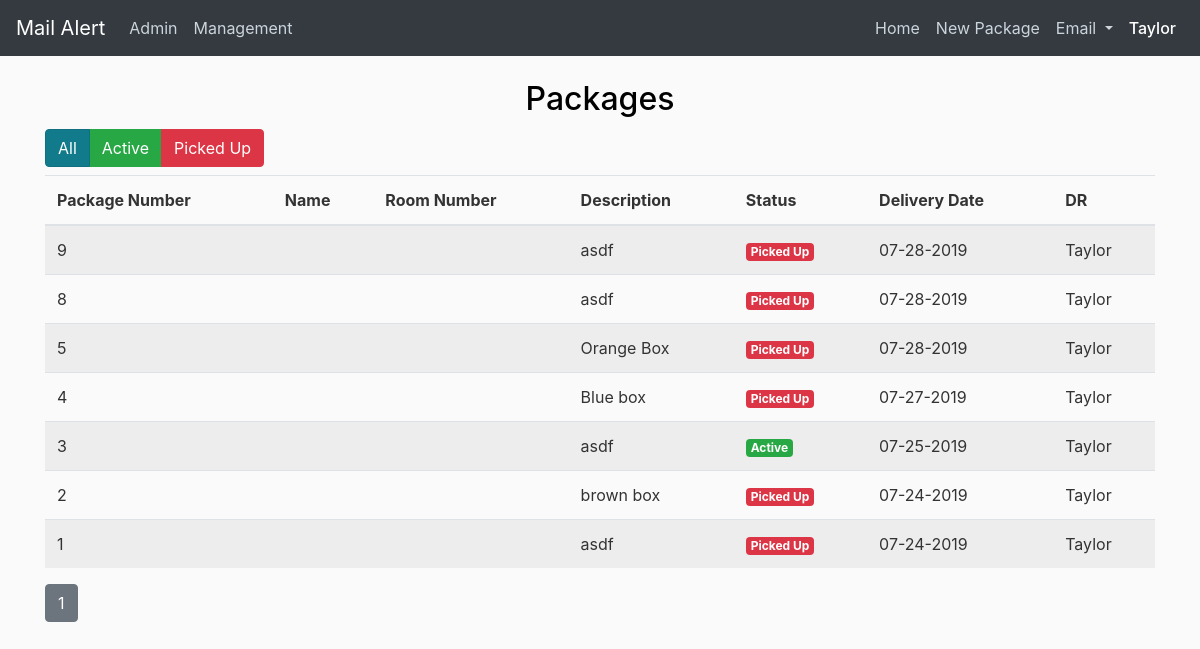
/packages (signed in), run on an earlier commit of the app's database.
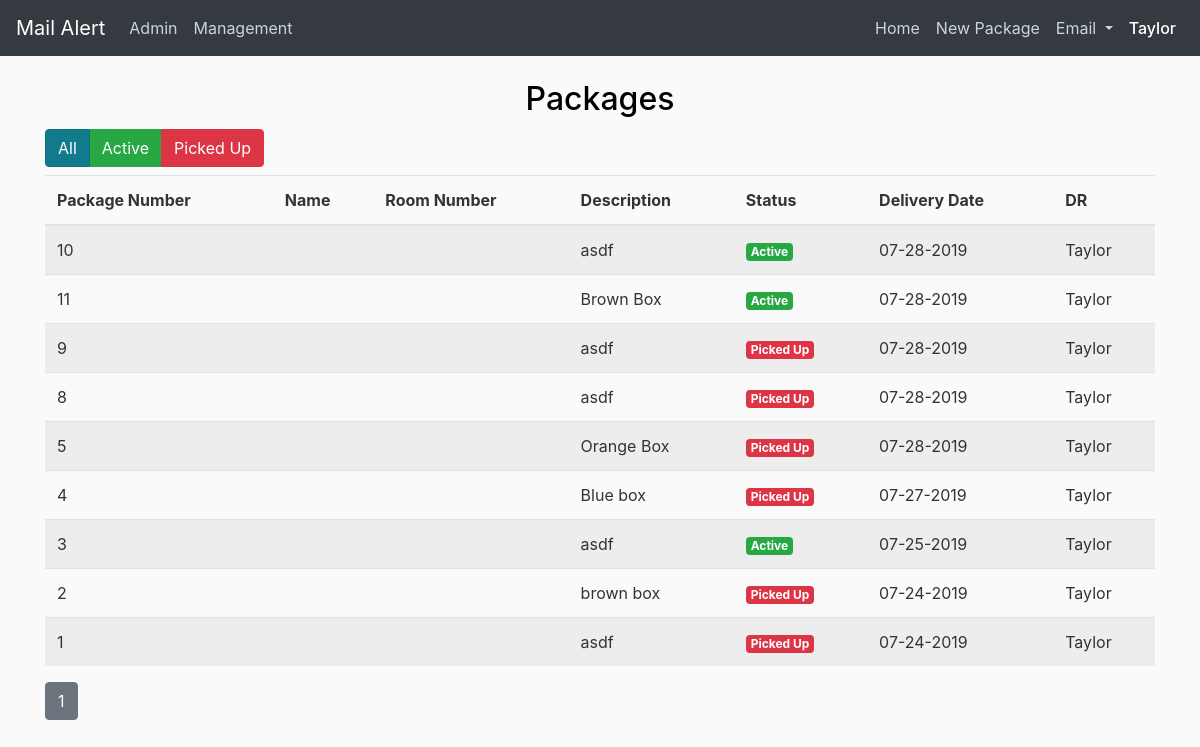
And on a later commit of the database.
### mailalert/models.py (models this page shows, shortened)
class Employee(db.Model, UserMixin):
    id = db.Column(db.Integer, primary_key=True)
    hired_date = db.Column(db.DateTime, nullable=False, default=datetime.now)
    email = db.Column(db.String(120), unique=True, nullable=False)
    fname = db.Column(db.String(100), nullable=False)
    lname = db.Column(db.String(100), nullable=False)
    workinghall = db.Column(db.String(2), nullable=False)
    password = db.Column(db.String(60), nullable=False)
    access = db.Column(db.String, nullable=False, default="DR")
    def is_admin(self):
        return self.access == 'Admin'
    def allowed(self, access_level):
        return ACCESS[self.access] >= ACCESS[access_level]

class Package(db.Model):
    id = db.Column(db.Integer, primary_key=True)
    status = db.Column(db.String(100), nullable=False, default="Active")
    description = db.Column(db.String(250), nullable=False)
    delivery_date = db.Column(db.DateTime, nullable=False, default=datetime.now)
    picked_up_date = db.Column(db.DateTime)
    dr = db.Column(db.String(100), nullable=False)
    perishable = db.Column(db.Boolean, default=False, nullable=False)
    student_id = db.Column(db.Integer, db.ForeignKey('student.id'))

### mailalert/packages/routes.py (the view)
@packages.route("/packages", methods=['GET'])
@login_required
def package():
    page = request.args.get('page', 1, type=int)
    packages = Package.query.filter_by(perishable=False).order_by(Package.delivery_date.desc()).paginate(page=page, per_page=10)
    return render_template('packages.html', title="Packages", packages=packages)

### mailalert/models.py (called while the page is built)
@login_manager.user_loader
def load_user(id):
    return Employee.query.get(int(id))

### mailalert/templates/packages.html (shortened to what this page needs)
{% extends "layout_with_navbar.html" %}
{%block content %}
<div style="margin-left:auto; margin-right:auto;">
    <h2 style=text-align:center;color:black>Packages</h2>
    <h2>
        <div class="btn-group btn-group-toggle" data-toggle="buttons">
            <label class="btn btn-info active">
                <input style="visibility:hidden" type="radio" name="status" value="all" checked="checked"> All
            </label>
            <label class="btn btn-success">
                <input style="visibility:hidden" type="radio" name="status" value="active"> Active
            </label>
            <label class="btn btn-danger">
                <input style="visibility:hidden" type="radio" name="status" value="picked-up"> Picked Up
            </label>
        </div>
    </h2>
</div>
<table id="packagesTable" class="table table-striped table-hover">
    <thead>
        <tr>
            <th>Package&nbsp;Number</th>
            <th>Name</th>
            <th>Room&nbsp;Number</th>
            <th>Description</th>
            <th>Status</th>
            <th>Delivery Date</th>
            <th>DR</th>
        </tr>
    </thead>
    <tbody>
        {% for package in packages.items %}
        <tr data-status="active">
            <td>{{ package.id }}</td>
            <td>{{ package.fname }} {{ package.lname }}</td>
            <td>{{ package.roomNum }}</td>
            <td>{{ package.description }}</td>
            {% if package.status == "Active" %}
            <td><span class="badge badge-success">{{ package.status }}</span></td>
            {% elif package.status == "Picked Up" %}
            <td><span class="badge badge-danger">{{ package.status }}</span></td>
            {% endif %}
            <td>{{ package.delivery_date.strftime('%m-%d-%Y') }}</td>
            <td>{{ package.dr }}</td>
        </tr>
        {% endfor %}
    </tbody>
</table>
{% for page_num in packages.iter_pages(left_edge=1, right_edge=1, left_current=3, right_current=3) %}
{% if page_num %}
{% if packages.page == page_num %}
<a class="btn btn-secondary mb-4" href="{{ url_for('packages.package', page=page_num) }}">{{ page_num }}</a>
{% else %}
<a class="btn btn-light mb-4" href="{{ url_for('packages.package', page=page_num) }}">{{ page_num }}</a>
{% endif %}
{% else %}
....
{% endif %}
{% endfor %}
</div>
{% endblock %}

### mailalert/templates/layout_with_navbar.html (shortened to what this page needs)
<!DOCTYPE html>
<html>
<head>
  <link rel="stylesheet" href="https://maxcdn.bootstrapcdn.com/bootstrap/4.0.0/css/bootstrap.min.css"
>
  <link rel="stylesheet" type="text/css" href="{{ url_for('static', filename='main.css') }}">
  <link rel="stylesheet" href="https://maxcdn.bootstrapcdn.com/font-awesome/4.7.0/css/font-awesome.min.css">
</head>
<body>
  <header class="site-header">
    <nav class="navbar navbar-expand-lg navbar-dark bg-dark fixed-top">
      <a class="navbar-brand" href="/">Mail Alert</a>
      <div class="collapse navbar-collapse" id="navbarNavDropdown">
        <ul class="navbar-nav">
          {% if current_user.is_admin() %}
          <li class="nav-item">
            <a class="nav-link" href="{{ url_for('admin.index') }}">Admin<span class="sr-only">(current)</span></a>
          </li>
          {% endif %}
          {% if current_user.allowed('Building Director') %}
            <li class="nav-item">
              <a class="nav-link" href="{{ url_for('employees.management') }}">Management<span class="sr-only">(current)</span></a>
            </li>
          {% endif %}
        </ul>
        <ul class="navbar-nav ml-auto">
          <li class="nav-item">
            <a class="nav-link" href="/">Home <span class="sr-only">(current)</span></a>
          </li>
          <li class="nav-item">
            <a class="nav-link" href="{{ url_for('packages.newPackage') }}">New Package<span class="sr-only">(current)</span></a>
          </li>
          <li class="nav-item dropdown">
            <a class="nav-link dropdown-toggle" href="#" id="navbarDropdownMenuLink" data-toggle="dropdown"
              aria-haspopup="true" aria-expanded="false">
              Email
            </a>
          </li>
          <li class="nav-item dropdown">
              <a class="nav-link active" href="#" id="navbarDropdownMenuLink" data-toggle="dropdown"
                aria-haspopup="true" aria-expanded="false">
                {{ current_user.fname }}
              </a>
            </li>
        </ul>
      </div>
    </nav>
  </header>
  <main role="main" class="container">
    <div class="row">
      <div class="col-md-12">
        {% block content %}{% endblock %}
    </div>
  </main>
</body>
</html>

### mailalert/static/main.css (style rules this page uses)
body { background: #fafafa; color: #333333; margin-top: 5rem; }
h1, h2, h3, h4, h5, h6 { color: #444444; }
.site-header .navbar-nav .nav-link { color: #cbd5db; }
.site-header .navbar-nav .nav-link.active { font-weight: 500; }

What changed in the data, as far as the page shows it:
added Package: id "10", description "asdf", status "Active", delivery_date "07-28-2019", dr "Taylor"
added Package: id "11", description "Brown Box", status "Active", delivery_date "07-28-2019", dr "Taylor"
